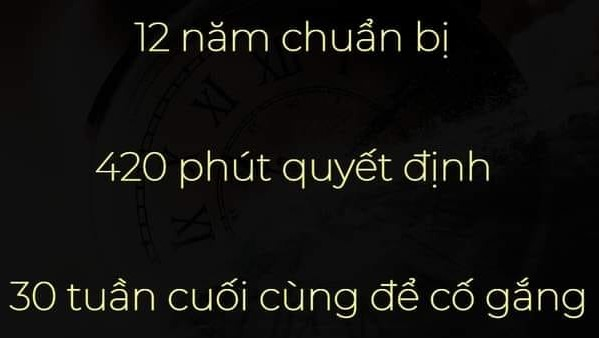
#> input picture Tesseract/Image/Example.jpg, 599 x 338 px, found by its file name
$ python OCRWithTesseract.py
#> lines starting #> are read from the running program, lines starting #| are printed output that depends on the picture; after the words box and inside, x2 and y2 are one past the last pixel; in counts of white or black regions, pixels touching at a corner belong together
# import the necessary packages
import cv2
import pytesseract


def readImage(pathname: str):
    """
    This method reading an image using cv2 and convert it to gray picture
    Arguments:
        pathname (str): path to image

    Returns:
        Type: Mat
        Value: An image witt gray color

    """
#> called with pathname = 'Image\\Example.jpg'
    image = cv2.imread(pathname)
#> image is the input picture: shape (338, 599, 3); mean B, G, R 15.5, 17.5, 18
    return cv2.cvtColor(image, cv2.COLOR_BGR2GRAY)


def preprocessing(img, preprocess: str = "thresh"):
    """
    This method using to preprocess image before Recongnition
    Arguments:
        img (Mat): Image need preprocess have been converted
        preprocess (str): Type of preprocess you want to
            Deffault: "thresh"
    Returns:
        Type: Mat
        Value: Image after preprocess
    """
#> called with preprocess = 'thresh'

    # If using Thresh or converted to black and white picture
    if preprocess == "thresh":
        return cv2.threshold(img, 0, 255, cv2.THRESH_BINARY | cv2.THRESH_OTSU)[1]
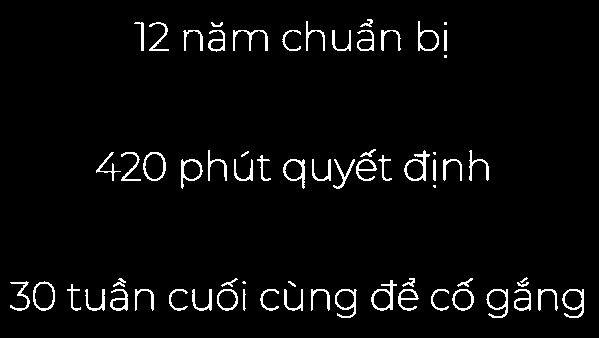
#> returned value: shape (338, 599); 3.8% white in thin lines or dots, all inside (x1, y1, x2, y2) = (10, 19, 584, 318)

    # If using Blur the image to reduce noise
    elif preprocess == "blur":
        return cv2.medianBlur(img, 3)

    return img


def imgaeToString(pathname: str, preprocess="thresh", lang: str = "vie") -> str:
    """
    This method using to recongnition text in text
    Arguments:
        pathname (str): Path to image need to recongnition
        preprocess (str): Type of preprocess you want to
            Deffault: "thresh"
        lang (str): Language in the image
            Deffault: vie
    Returns:
        Type: str
        Value: Text in image
    """

    # Read image
    img = readImage(pathname)

    # Preprocess
    grayImg = preprocessing(img, preprocess)


    # Show image after preprocess
    cv2.imshow("After Preprocess", grayImg)

    # Using Tesseract
#> (the run stopped early here; a loop or call above may not have finished)
